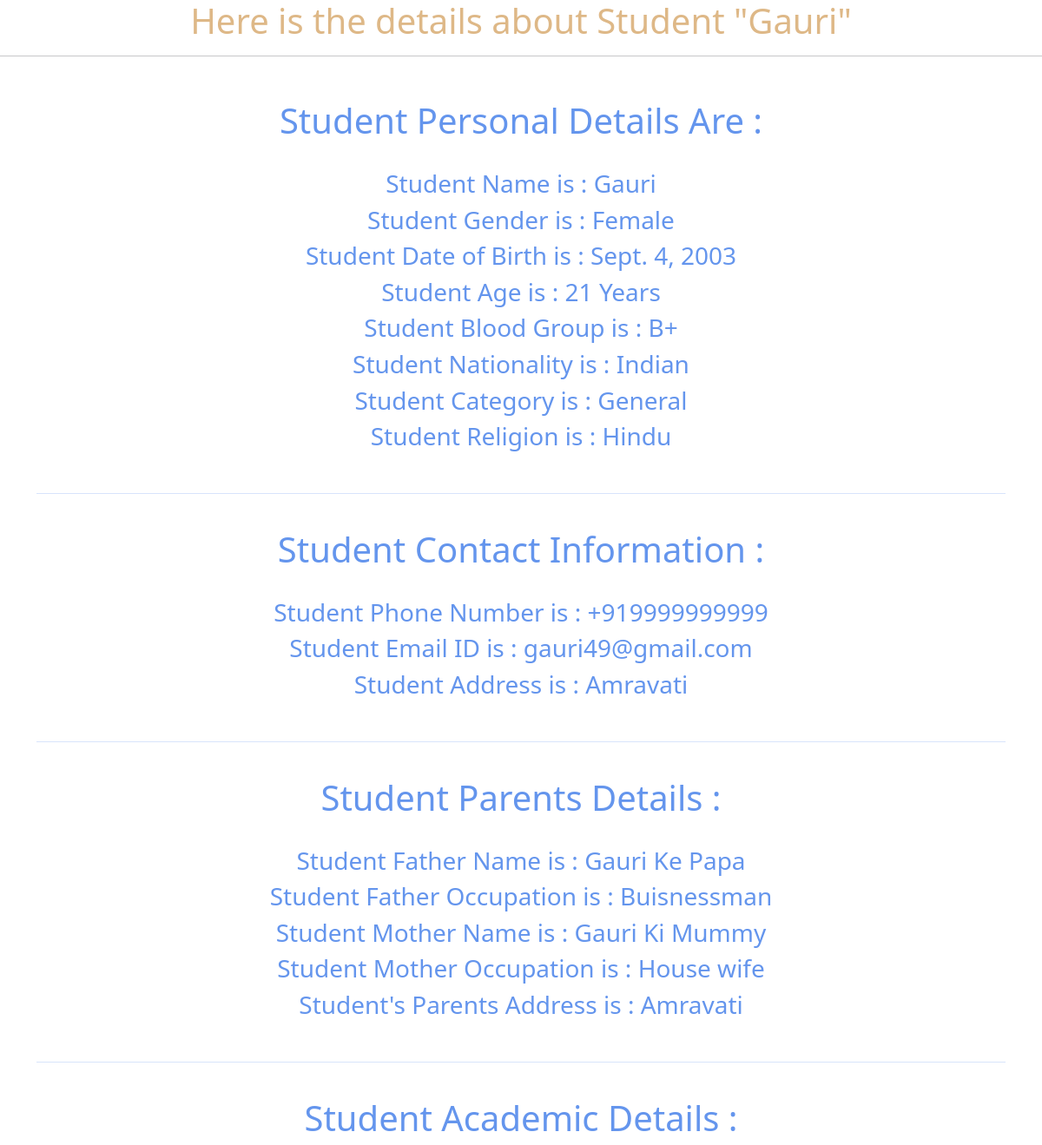
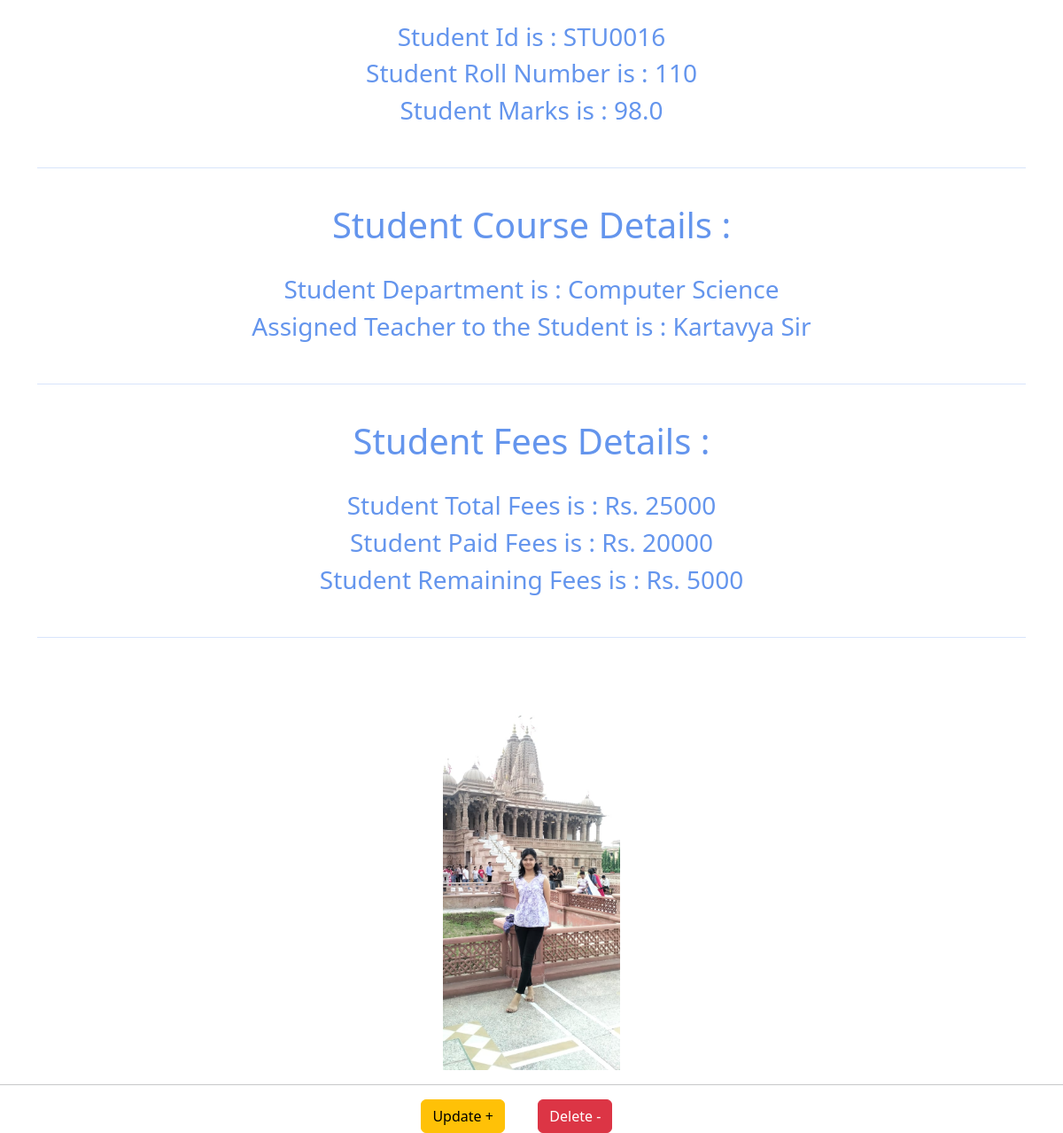
/detail/16/, run on the app's committed database (2 pictures, top to bottom).
### modelapp/models.py (models this page shows, shortened)
class Student(models.Model):
    Gender_Choices = [
        ('','--Select Gender--'),
        ('Male','Male'),
        ('Female','Female'),
        ('Other','Other'),
    ]
    bldg_choices = [
        ('', '--Select Blood Group--'),
        ('A+','A+')   ,  ('A-','A-'),
        ('B+','B+')   ,  ('B-','B-'),
        ('AB+','AB+') ,  ('AB-','AB-'),
        ('O+','O+')   ,  ('O-','O-'),
    ]
    category_choices = [
        ('', '--Select Category--'),
        ('SC','SC'),
        ('ST','ST'),
        ('NT','NT'),
        ('OBC','OBC'),
        ('General','General'),
    ]
    Name        = models.CharField(max_length=80)
    Gender      = models.CharField(max_length=10, choices=Gender_Choices,default='', verbose_name="Gender", null=True, blank=True)
    DOB         = models.DateField(verbose_name = 'Date of Birth', null = True, blank=True)
    Age         = models.IntegerField(null=True, blank=True)
    Blood_Group = models.CharField(max_length=5, choices=bldg_choices, default='' ,verbose_name="Blood Group", null=True, blank=True)
    Nationality = models.CharField(max_length=20, default='Indian')
    Category    = models.CharField(max_length=10, choices=category_choices, default='' , verbose_name="Category")
    Religion    = models.CharField(max_length=20)
    Photo       = models.ImageField(upload_to='profile_images', null=True, blank=True)
    Phone_Number = PhoneNumberField(region='IN')
    Email        = models.EmailField()
    Address      = models.TextField()
    Father_Name          = models.CharField(max_length=80)
    Father_Occupation    = models.CharField()
    Mother_Name          = models.CharField(max_length=80)
    Mother_Occupation    = models.CharField()
    Parents_Address      = models.TextField()
    student_id     = models.CharField(max_length=10, unique=True, editable=False)
    Roll_Number    = models.IntegerField(null=True, blank=True)
    Marks          = models.FloatField(null=True, blank=True)
    Department         = models.CharField(max_length=20)
    Assigned_Teacher   = models.CharField(max_length=50)
    Total_Fees      = models.IntegerField(null=True, blank=True)
    Paid_Fees       = models.IntegerField(null=True, blank=True)
    Due_Fees        = models.IntegerField(null=True, blank=True)

### modelapp/views.py (the view)
# urls.py: path('detail/<int:id>/',views.student_detail_view),
def student_detail_view(request,id):
    context = {
            'obj' : Student.objects.get(pk=id)
    }
    return render(request, 'modelapp/detail.html',context)

### modelapp/templates/modelapp/detail.html (shortened to what this page needs)
<!DOCTYPE html>
<html lang="en">
<head>
    <link href="https://cdn.jsdelivr.net/npm/bootstrap@5.3.7/dist/css/bootstrap.min.css" rel="stylesheet">
</head>
<body>
    <h1 style="text-align: center; color: burlywood;"> Here is the details about Student "{{obj.Name}}"</h1><hr>
    <div class="container" style="text-align: center; color: cornflowerblue; margin-top: 50px;">
        <h1> Student Personal Details Are : </h1><br>
        <h3> Student Name is                 : {{obj.Name}}</h3>
        <h3> Student Gender is               : {{obj.Gender}}</h3>
        <h3> Student Date of Birth is        : {{obj.DOB}}</h3>
        <h3> Student Age is                  : {{obj.Age}} Years</h3>
        <h3> Student Blood Group is          : {{obj.Blood_Group}}</h3>
        <h3> Student Nationality is          : {{obj.Nationality}}</h3>
        <h3> Student Category is             : {{obj.Category}}</h3>
        <h3> Student Religion is             : {{obj.Religion}}</h3><br><hr><br>
        <h1> Student Contact Information : </h1><br>
        <h3> Student Phone Number is         : {{obj.Phone_Number}}</h3>
        <h3> Student Email ID is             : {{obj.Email}}</h3>
        <h3> Student Address is              : {{obj.Address}}</h3><br><hr><br>
        <h1> Student Parents Details : </h1><br>
        <h3> Student Father Name is          : {{obj.Father_Name}}</h3>
        <h3> Student Father Occupation is    : {{obj.Father_Occupation}}</h3>
        <h3> Student Mother Name is          : {{obj.Mother_Name}}</h3>
        <h3> Student Mother Occupation is    : {{obj.Mother_Occupation}}</h3>
        <h3> Student's Parents Address is    : {{obj.Parents_Address}}</h3><br><hr><br>
        <h1> Student Academic Details : </h1><br>
        <h3> Student Id is                   : {{obj.student_id}}</h3>
        <h3> Student Roll Number is          : {{obj.Roll_Number}}</h3>
        <h3> Student Marks is                : {{obj.Marks}}</h3><br><hr><br>
        <h1> Student Course Details : </h1><br>
        <h3> Student Department is                  : {{obj.Department}}</h3>
        <h3> Assigned Teacher to the Student is     : {{obj.Assigned_Teacher}}</h3><br><hr><br>
        <h1> Student Fees Details : </h1><br>
        <h3> Student Total Fees is        : Rs. {{obj.Total_Fees}}</h3>
        <h3> Student Paid Fees is         : Rs. {{obj.Paid_Fees}}</h3>
        <h3> Student Remaining Fees is    : Rs. {{obj.Due_Fees}}</h3><br><hr><br>
        {% if obj.Photo %}
            <img src="{{ obj.Photo.url }}" alt="Profile Image" Width="200">
        {% else %}
            <p> NO Image Uploaded. </p>
        {% endif %}
    </div><hr>
    <div class="container" style="text-align: center;">
        <a class="btn btn-warning " href="/update/{{obj.id}}/" role="button"> Update + </a>&nbsp;&nbsp;&nbsp;&nbsp;&nbsp;&nbsp;&nbsp;&nbsp;
        <a class="btn btn-danger " href="/delete/{{obj.id}}/" role="button"> Delete - </a>&nbsp;&nbsp;&nbsp;&nbsp;&nbsp;&nbsp;&nbsp;&nbsp;
    </div>
</body>
</html>

### data on the page
Student: Name "Gauri", Gender "Female", DOB "Sept. 4, 2003", Age "21", Blood_Group "B+", Nationality "Indian", Category "General", Religion "Hindu", Phone_Number "+919999999999", Email "gauri49@gmail.com", Address "Amravati", Father_Name "Gauri Ke Papa", Father_Occupation "Buisnessman", Mother_Name "Gauri Ki Mummy", Mother_Occupation "House wife", Parents_Address "Amravati", student_id "STU0016", Roll_Number "110", Marks "98.0", Department "Computer Science", Assigned_Teacher "Kartavya Sir", Total_Fees "25000", Paid_Fees "20000", Due_Fees "5000", Photo (picture)
